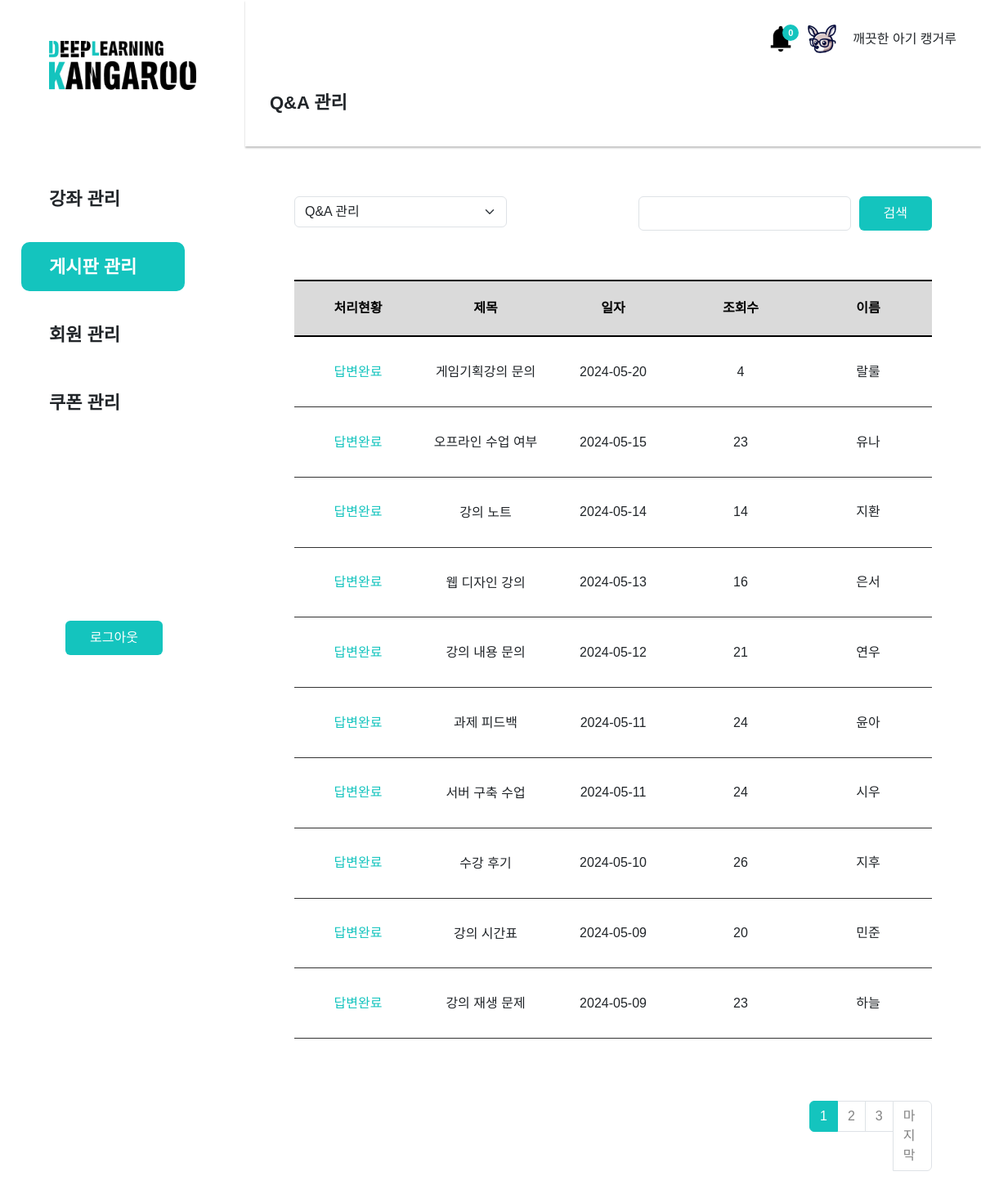
/admin/q&a/q&a_list.php, run on an earlier commit of the app's database.
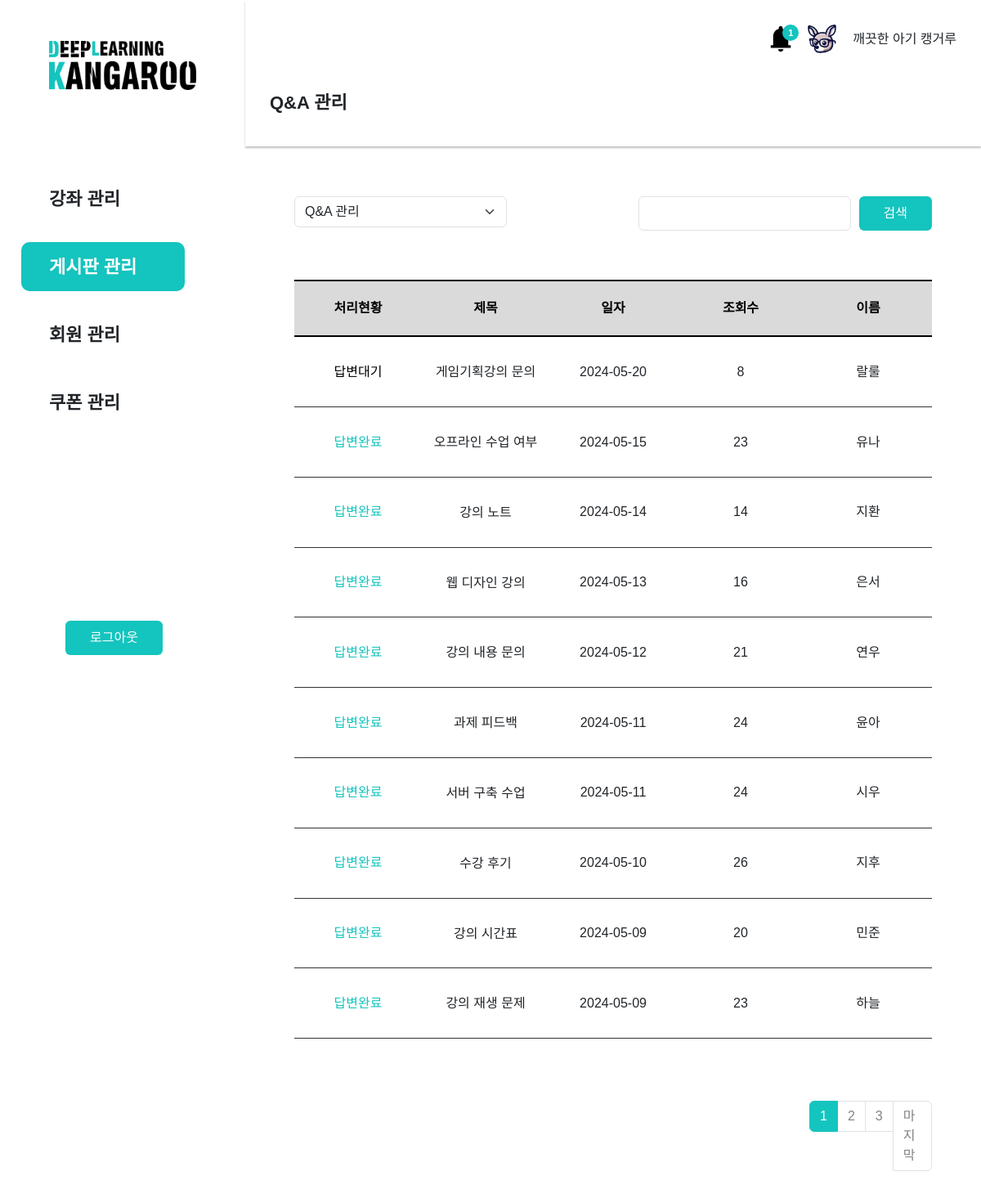
And on a later commit of the database.
### tables this page shows
CREATE TABLE `qna_board` (
  `idx` int(11) NOT NULL,
  `status` int(11) NOT NULL,
  `userid` varchar(100) NOT NULL,
  `title` varchar(100) NOT NULL,
  `content` text NOT NULL,
  `date` date NOT NULL,
  `hit` int(11) DEFAULT NULL
);

CREATE TABLE `members` (
  `mid` int(11) NOT NULL,
  `userid` varchar(145) DEFAULT NULL,
  `email` varchar(245) DEFAULT NULL,
  `username` varchar(145) DEFAULT NULL,
  `passwd` varchar(200) DEFAULT NULL,
  `regdate` datetime DEFAULT current_timestamp(),
  `status` int(11) NOT NULL
);

### admin/pagination.php (called while the page is built, shortened)
<?php
$pageNumber = $_GET['pageNumber'] ?? 1;
$pageCount = $_GET['pageCount'] ?? 10;
$startLimit = ($pageNumber -1)*$pageCount;
$endLimit = $pageCount ;

### admin/q&a/q&a_list.php (the view, shortened to what the changed rows need)
<?php
$css1 = '<link rel="stylesheet" href="../../css/qna.css">';
include_once $_SERVER['DOCUMENT_ROOT'] . '/clean_kangaroo/admin/dbcon.php';
include_once $_SERVER['DOCUMENT_ROOT'] . '/clean_kangaroo/admin/header.php';
$search_where = "";
include_once $_SERVER['DOCUMENT_ROOT'] . '/clean_kangaroo/admin/pagination.php';
$sql = "select b.*, m.username
from qna_board b
join members m
on b.userid=m.userid where 1=1";
$sql .= $search_where;
$order = " order by date desc";
$sql .= $order;
$limit = " LIMIT $startLimit, $endLimit";
$sql .= $limit;
$result = $mysqli->query($sql);
while ($rs = $result->fetch_object()) {
  $rsArr[] = $rs;
}
?>
<body>
  <div class="board_container grid">
    <form action="">
      <table class="table">
        <thead>
          <tr>
            <th scope="col">처리현황</th>
            <th scope="col">제목</th>
            <th scope="col">일자</th>
            <th scope="col">조회수</th>
            <th scope="col">이름</th>
          </tr>
        </thead>
        <tbody>
          <?php
          if(isset($rsArr)){
            foreach($rsArr as $ra){
          ?>
        <tr>
          <td class="<?php echo $ra->status == 0 ? 'waiting' : 'completed'; ?>">
          <?php echo $ra->status == 0 ? '답변대기' : '답변완료'; ?>
          </td>
          <td><a href="/clean_kangaroo/admin/q&a/q&a_answer.php?idx=<?=$ra->idx?>"><?=$ra->title;?></a></td>
          <td><?=$ra->date;?></td>
          <td><?=$ra->hit;?></td>
          <td><?=$ra->username;?></td>
        </tr>
        <?php
            }
          }
        ?>
        </tbody>
      </table>
    </form>
  </div>
<?php
include_once $_SERVER['DOCUMENT_ROOT'] . '/clean_kangaroo/admin/footer.php';
?>

### admin/header.php (shortened to what the changed rows need)
<?php
$sql = "SELECT COUNT(*) AS cnt FROM qna_board WHERE status = 0";
$result = $mysqli->query($sql);
$row = $result->fetch_object();
?>
<!DOCTYPE html>
<html lang="en">
  <head>
    <link rel="stylesheet" href="https://cdnjs.cloudflare.com/ajax/libs/bootstrap/5.3.3/css/bootstrap.min.css" />
    <link rel="stylesheet" href="//code.jquery.com/ui/1.13.2/themes/base/jquery-ui.css">
    <link rel="stylesheet" href="/clean_kangaroo/css/common.css">
    <?= $css1 ?? ''?>
  </head>
  <header id="header">
    <div class="hd_container">
      <h1 class="logo">
        <a href="/clean_kangaroo/admin/dashboard/dashboard.php"><img src="/clean_kangaroo/images/admin_header_logo.png" alt=""></a>
      </h1>
    </div>
    <div class="common_main_tit">
      <div class="admin_wrap df aic">
        <a href="/clean_kangaroo/admin/q&a/q&a_list.php" class="bell">
          <img src="/clean_kangaroo/images/bell_Vector.png" alt="">
          <span class="qna_quantity"><?=$row->cnt?></span>
        </a>
      </div>
    </div>
  </header>

What changed in the data, as far as the page shows it:
changed qna_board "게임기획강의 문의": hit "4" → "8"; status "답변완료" → "답변대기"
Also different on the page:
$row->cnt: "0" → "1"
